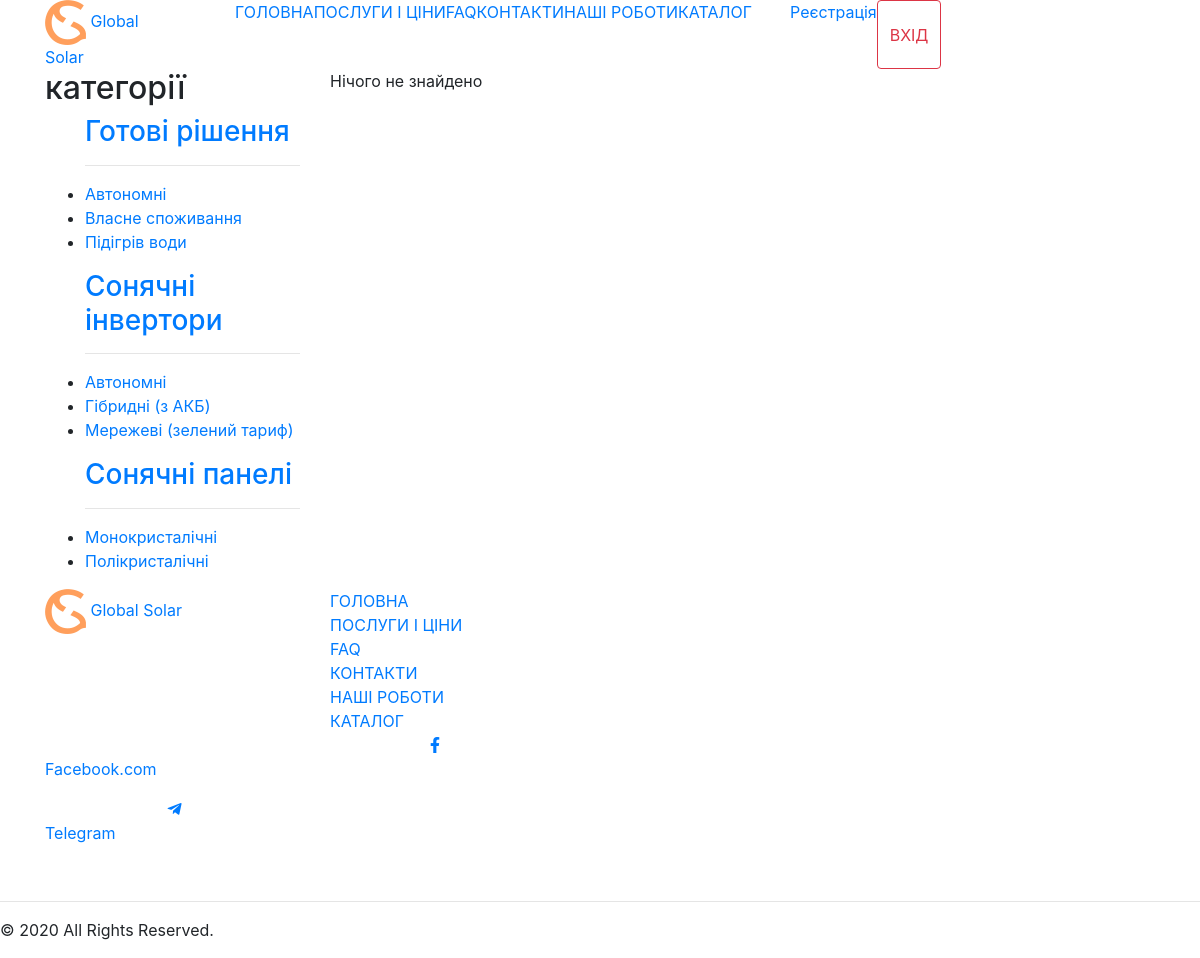
Page /catalog/polycrystalline on the earlier database version.
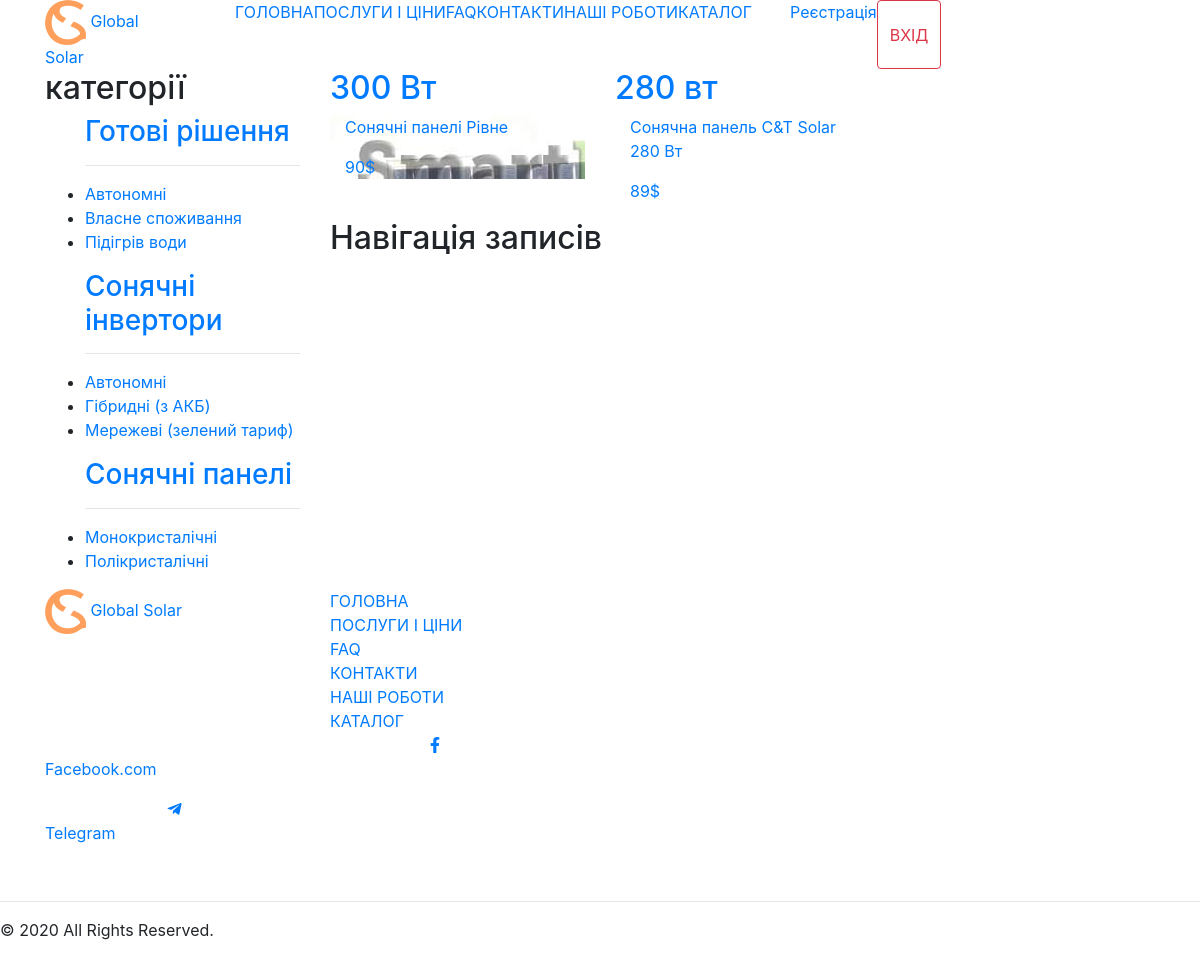
Same page on the later database version.
### catalog/models.py (models this page shows, shortened)
class Catalog(models.Model):
    title = models.CharField(max_length=100)
    description = models.TextField(blank=True)
    catalog_type = models.CharField(max_length=30)
    power = models.CharField(max_length=30)
    price = models.IntegerField()
    made = models.CharField(max_length=50)
    weight = models.CharField(max_length=50)
    size = models.CharField(max_length=50)
    guarantee = models.CharField(max_length=50)
    is_published = models.BooleanField(default=True)
    photo_0 = models.ImageField(upload_to="photos/%Y/%m/%d/")
    photo_1 = models.ImageField(upload_to="photos/%Y/%m/%d/", blank=True)
    photo_2 = models.ImageField(upload_to="photos/%Y/%m/%d/", blank=True)
    photo_3 = models.ImageField(upload_to="photos/%Y/%m/%d/", blank=True)

### catalog/views.py (the view)
# urls.py: path('polycrystalline', views.polycrystalline, name="polycrystalline"),
def polycrystalline(request):
    SolarPanels = Catalog.objects.all().filter(Q(catalog_type='polycrystalline') | Q(catalog_type='SolarPanels'))
    paginator = Paginator(SolarPanels, 9)
    page_number = request.GET.get('page')
    page = paginator.get_page(page_number)
    context = {
        "SolarPanels": page,
    }
    return render(request, "pages/catalog/catalogPoly.html", context)

### templates/pages/catalog/catalogPoly.html (shortened to what this page needs)
{% extends 'base.html' %} {% load static %} {% block content %}
<div class="container-fluid bg-catalog">
  <div class="container catalog">
    <div class="row">
      <div class="col-3">
        <div class="col-12 category pl-0 pr-0">
          <div class="col-12 category_t p-0">
            <h2>категорії</h2>
          </div>
          <ul>
              <h3><a href="{% url 'ReadySolutions' %}">Готові рішення</a></h3>
              <hr />
              <li><a href="{% url 'Autonomous' %}">Автономні</a></li>
              <li><a href="{% url 'OwnConsumption' %}">Власне споживання</a></li>
              <li><a href="{% url 'WaterHeating' %}">Підігрів води</a></li>
            </ul>
            <ul>
              <h3><a href="{% url 'SolarInverters' %}">Сонячні інвертори</a></h3>
              <hr />
              <li><a href="{% url 'AutonomousInverters' %}">Автономні</a></li>
              <li><a href="{% url 'HybridInverters' %}">Гібридні (з АКБ)</a></li>
              <li><a href="{% url 'NetworkInverters' %}">Мережеві (зелений тариф)</a></li>
            </ul>
            <ul>
              <h3><a href="{% url 'SolarPanels' %}">Сонячні панелі</a></h3>
              <hr />
              <li><a href="{% url 'monocrystalline' %}">Монокристалічні</a></li>
              <li><a href="{% url 'polycrystalline' %}">Полікристалічні</a></li>
            </ul>
        </div>
      </div>
      <div class="catalog_tovaru col-9">
          {% if SolarPanels %}
        <div class="row">
            {% for product in SolarPanels %}
          <div class="col-4">
            <a href="{% url 'product' product.id  %}">
              <div class="price_black">
                <div class="col-12 price_black_top p-0">
                  <h2>{{ product.power }}</h2>
                </div>
                <div class="price_black_bottom col-12 p-0" style="background-image: url('{{ product.photo_0.url }}')">
                  <div class="bottom col-12">
                    <p class="info_catalog">{{ product.title }}</p>
                    <p class="price_catalog">{{ product.price }}$</p>
                  </div>
                </div>
              </div>
            </a>
          </div>
            {% endfor %}
        </div>
        <div class="row" id="pagin">
            <div class="col-12">
              <nav
                class="navigation pagination"
                role="navigation"
                aria-label="Навігація записів"
              >
                <h2 class="screen-reader-text">Навігація записів</h2>
              </nav>
            </div>
          </div>
      </div>
        {% else %}
            <div>Нічого не знайдено</div>
            {% endif %}
      </div>
    </div>
  </div>
</div>
{% endblock %}

Differences in the rows shown:
added Catalog: power "300 Вт", photo_0 (picture), title "Сонячні панелі Рівне", price "90"
added Catalog: power "280 вт", photo_0 (picture), title "Сонячна панель C&T Solar 280 Вт", price "89"
Other differences:
text no longer shown: "Нічого не знайдено"
text now shown: "Навігація записів"
